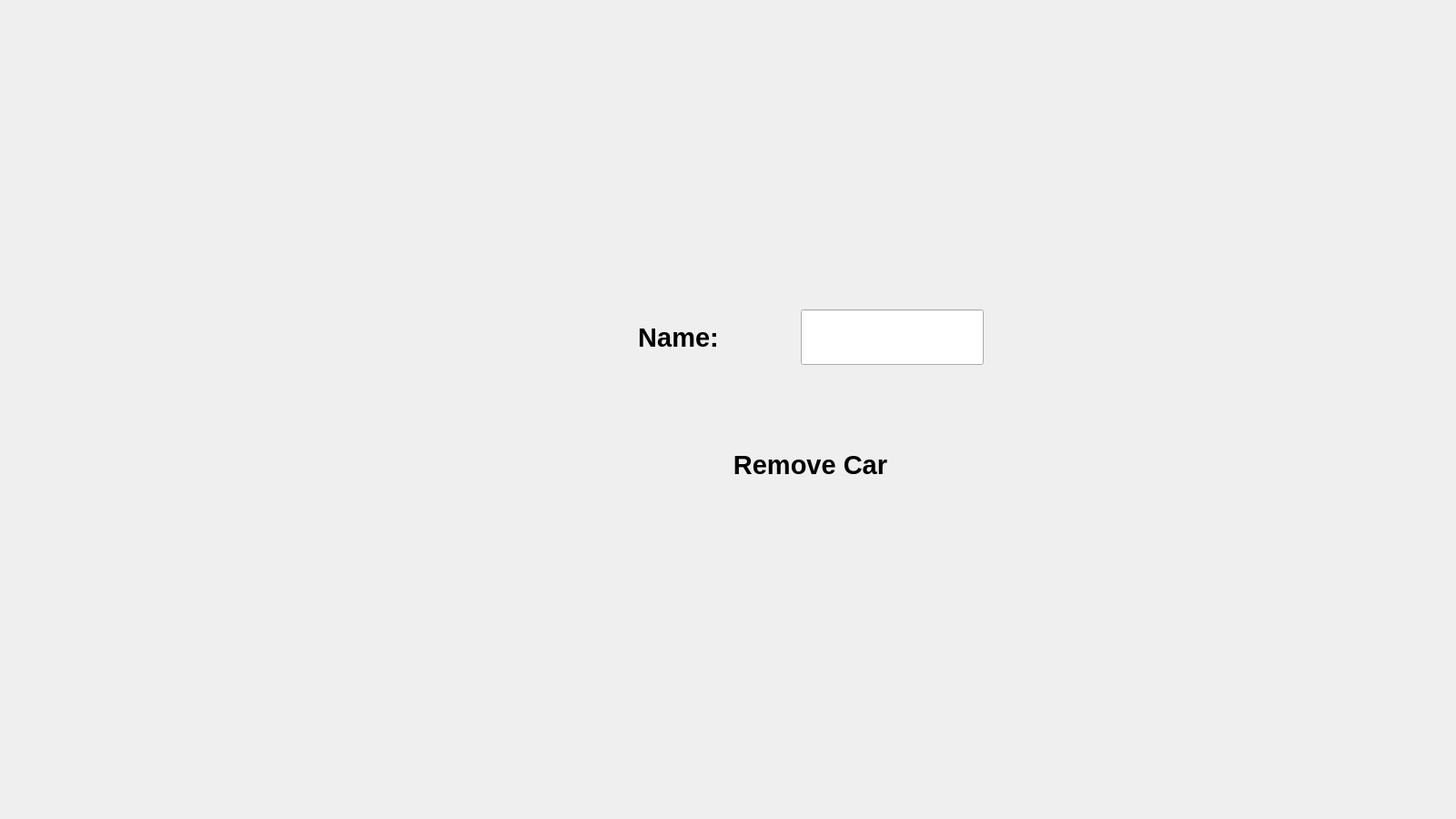
<?xml version="1.0" encoding="UTF-8"?>
<ui version="4.0">
 <class>Admin_Remove_car</class>
 <widget class="QWidget" name="Admin_Remove_car">
  <property name="geometry">
   <rect>
    <x>0</x>
    <y>0</y>
    <width>1600</width>
    <height>900</height>
   </rect>
  </property>
  <property name="windowTitle">
   <string>Form</string>
  </property>
  <widget class="QLabel" name="label">
   <property name="geometry">
    <rect>
     <x>0</x>
     <y>0</y>
     <width>1600</width>
     <height>900</height>
    </rect>
   </property>
   <property name="styleSheet">
    <string notr="true">background-image: url(:/Remove_car.jpg);</string>
   </property>
   <property name="text">
    <string/>
   </property>
  </widget>
  <widget class="QLabel" name="name">
   <property name="geometry">
    <rect>
     <x>640</x>
     <y>340</y>
     <width>211</width>
     <height>61</height>
    </rect>
   </property>
   <property name="font">
    <font>
     <pointsize>22</pointsize>
     <bold>true</bold>
    </font>
   </property>
   <property name="text">
    <string>Name:</string>
   </property>
   <property name="alignment">
    <set>Qt::AlignmentFlag::AlignCenter</set>
   </property>
  </widget>
  <widget class="QLineEdit" name="name_edit">
   <property name="geometry">
    <rect>
     <x>880</x>
     <y>340</y>
     <width>201</width>
     <height>61</height>
    </rect>
   </property>
   <property name="text">
    <string/>
   </property>
  </widget>
  <widget class="QPushButton" name="remove_car">
   <property name="geometry">
    <rect>
     <x>740</x>
     <y>480</y>
     <width>301</width>
     <height>61</height>
    </rect>
   </property>
   <property name="font">
    <font>
     <pointsize>22</pointsize>
     <italic>false</italic>
     <bold>true</bold>
    </font>
   </property>
   <property name="text">
    <string>Remove Car</string>
   </property>
   <property name="flat">
    <bool>true</bool>
   </property>
  </widget>
 </widget>
 <resources/>
 <connections/>
</ui>
